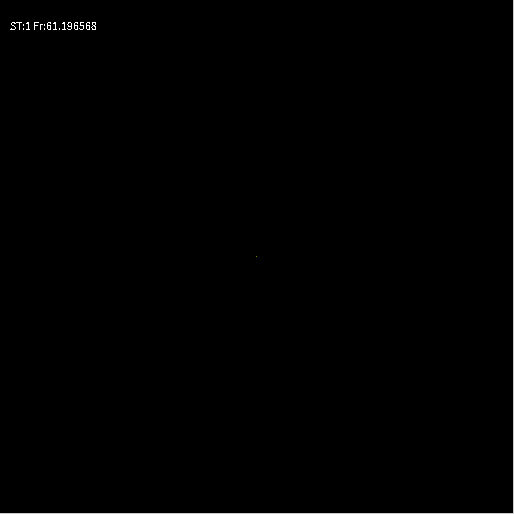
Frame 1 (no input)
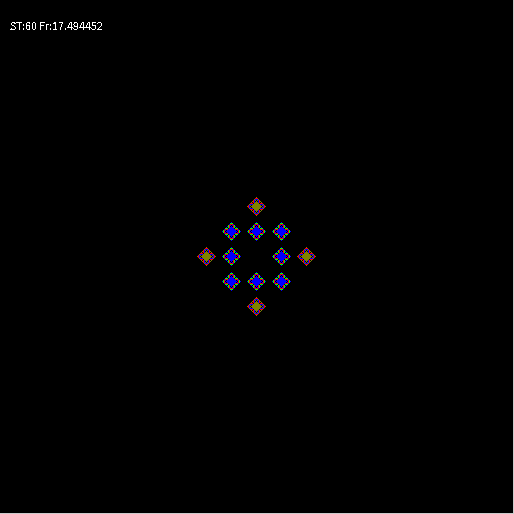
Frame 60 (the mouse pressed at the canvas centre just before this capture)
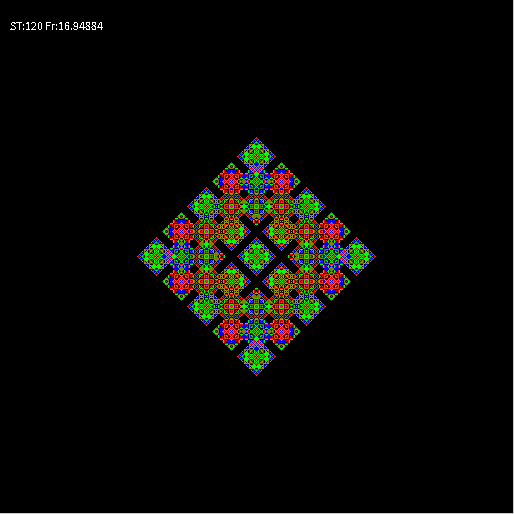
Frame 120 (the mouse held since frame 60 and released just before this capture)

The Processing sketch that drew these frames (run headless with seeded random() and noise(); from frame 60 on, the mouse is pressed at the canvas centre):

// Processing sketch: automat_wzrost2Dv1b
// ── automat_wzrost2Dv1b.pde
//Jednowymiarowy, DETERMINISTYCZNY automat komórkowy - reguła "ZSUMUJ Z SĄSIADAMI I WEŹ MODULO". Kroki MC
//Zasiewanie tablicy na początku z zadaną gęstością lub pojedynczą komórką
//////////////////////////////////////////////////////////////////////////////////////////////////////////////////
int WorldSize=513;//Ile chcemy elementów w linii?
int Div=5;
int[][] WorldOld=new int[WorldSize][WorldSize];//Tworzenie tablic - w Processingu zawsze za pomocą alokacji
int[][] WorldNew=new int[WorldSize][WorldSize];
float IDens=0.0;//Początkowa gęstość w tablicy

void setup()
{
  size(514,514);    //Okno kwadratowe
  noSmooth();frameRate(20);
  if(IDens>0)
  {
   for(int i=0;i<WorldOld.length;i++) //Zasiewanie tablicy
    for(int j=0;j<WorldOld.length;j++) 
     if(random(1.0)<IDens)
       WorldOld[i][j]=int(random(Div));
  }
  else
  {
    WorldOld[WorldSize/2][WorldSize/2]=int(random(Div));
  }
}


int t=0;
void draw()
{  
  for(int i=0;i<WorldOld.length;i++)//Wizualizacja czyli "rysowanie na ekranie" 
  for(int j=0;j<WorldOld.length;j++) 
  {
    switch(WorldOld[i][j]){ //Instrukcja wyboru pozwala nam wybrać dowolny kolor w zależności od liczby w konmórce
    case 3:stroke(128,128,0);break;
    case 2:stroke(255,0,0);break;
    case 1:stroke(0,0,255);break;
    case 0:stroke(0,0,0);break;
    default: stroke(0,255,0);//To się pojawiac nie powinno
    break;
    }
    point(i,j);
  }
  
  for(int i=0;i<WorldOld.length;i++)//Zmiana stanu automatu
  {
       //Reguła - "ZSUMUJ Z SĄSIADAMI I WEŹ MODULO"
       //liczenie indeksów sąsiadów z zawijaniem modulo
       int right = (i+1) % WorldSize;          
       int left  = (WorldSize+i-1) % WorldSize;
       
       for(int j=0;j<WorldOld.length;j++) 
       {
         int dw=(j+1) % WorldSize;   
         int up=(WorldSize+j-1) % WorldSize;
         
         int ile = WorldOld[i][j]
                 +WorldOld[left][j]+WorldOld[right][j]
                 +WorldOld[i][up]+WorldOld[i][dw];//suma pięciu brana potem modulo 3
      
         WorldNew[i][j]=ile % Div;//Nowy stan zapisujemy na drugą tablicę
       }
   }
   
   //Zamiana tablic
   int[][] WorldTmp=WorldOld;
   WorldOld=WorldNew;
   WorldNew=WorldTmp;
   
   t++;//Kolejne pokolenie/krok/rok
   fill(255);
   text("ST:"+t+" Fr:"+frameRate,10,30);
}
